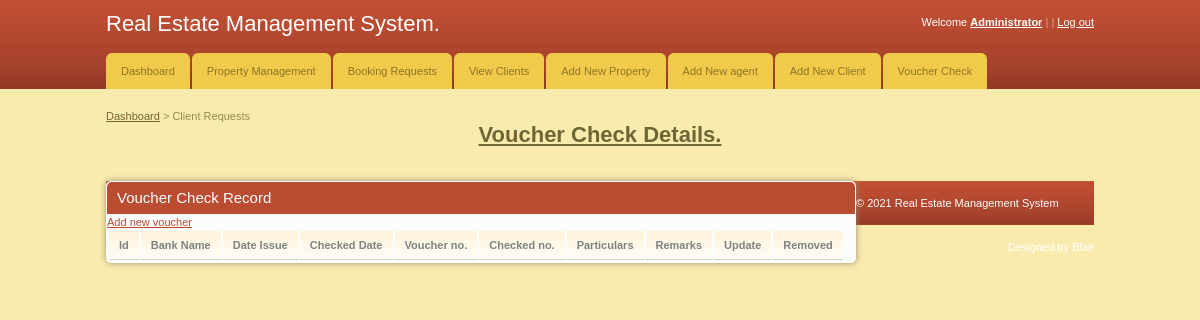
Before: /admin/view_voucher_check.php with the older database file.
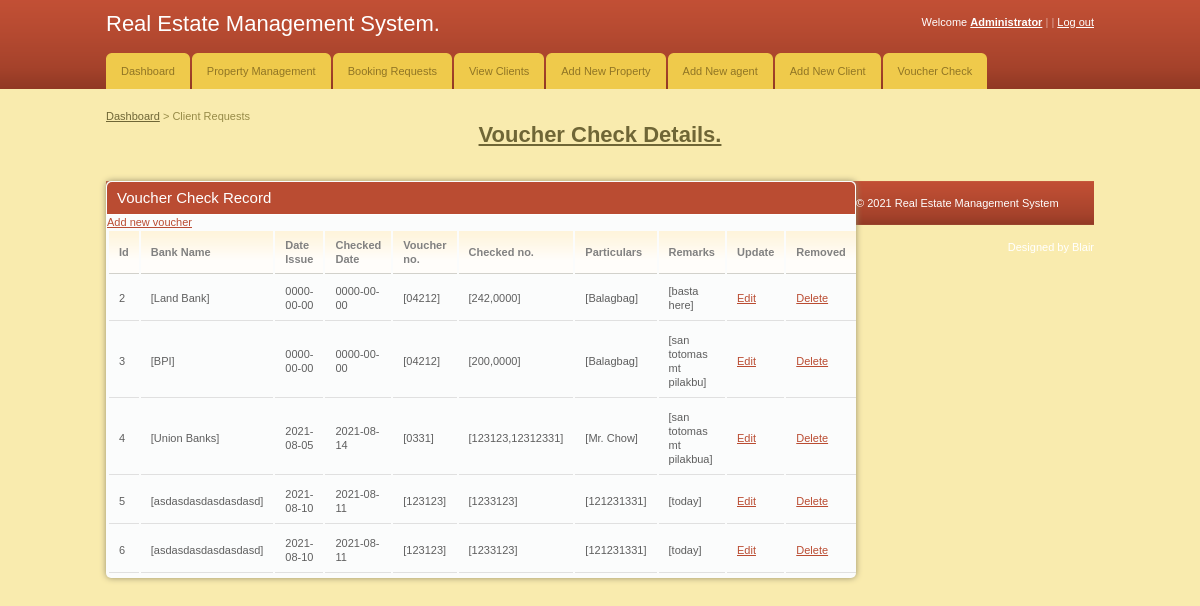
After: the same page with the newer database file.
### tables this page shows
CREATE TABLE `check` (
  `id` int(15) NOT NULL,
  `bank_name` varchar(255) NOT NULL,
  `date_issue` date NOT NULL,
  `checked_date` date NOT NULL,
  `voucher_no` varchar(255) NOT NULL,
  `checked_number` varchar(255) NOT NULL,
  `particulars` varchar(255) NOT NULL,
  `remarks` varchar(255) NOT NULL
);

### admin/view_voucher_check.php (the view, shortened to what this page needs)
<!DOCTYPE html PUBLIC "-//W3C//DTD XHTML 1.0 Transitional//EN" "http://www.w3.org/TR/xhtml1/DTD/xhtml1-transitional.dtd">
<html xmlns="http://www.w3.org/1999/xhtml">
<head>
	<link rel="stylesheet" href="css/style.css" type="text/css" media="all" />
</head>
<body>
<div id="header">
	<div class="shell">
		<?php
			include 'menu.php';
		?>
	</div>
</div>
<div id="container">
	<div class="shell">
		<div class="small-nav">
			<a href="index.php">Dashboard</a>
			<span>&gt;</span>
			Client Requests
			<center><h1><font color="green"><a href="studes.php"><u><b>Voucher Check Details.</b></u></a></font></h1></center>
		</div>
		<br />
		<div id="main">
			<div id="content">
				<div class="box">
					<div class="box-head">
						<h2 class="left">Voucher Check Record</h2>
					</div>
                    <a href="add_voucher.php">Add new voucher</a>
		<table class="table table-bordered table-hover">
			<thead>
				<tr>
					<th>Id</th>
					<th>Bank Name</th>
					<th>Date Issue</th>
					<th>Checked Date</th>
					<th>Voucher no.</th>
					<th>Checked no.</th>
					<th>Particulars</th>
					<th>Remarks</th>
					<th>Update</th>
					<th>Removed</th>
				</tr>
			</thead>
			<tbody>
           <?php
			include "../includes/config.php";
			$query = "SELECT * FROM `check`  ";
			$select_view = mysqli_query($connection,$query);
			while($row = mysqli_fetch_assoc($select_view)){
			$id         = $row['id'];
			$bankName    = $row['bank_name'];
			$dateIssue     = $row['date_issue'];
			$checkedDate    = $row['checked_date'];
			$voucherNum      = $row['voucher_no'];
			$checkNum     = $row['checked_number'];
			$particular       = $row['particulars'];
			$remarks       = $row['remarks'];
			echo "<tr>";
				echo "<td>$id</td>";
				echo "<td>$bankName</td>";
				echo "<td>$dateIssue</td>";
				echo "<td>$checkedDate</td>";
				echo "<td>$voucherNum</td>";
				echo "<td>$checkNum</td>";
				echo "<td>$particular</td>";
				echo "<td>$remarks</td>";
				echo "<td><a href='events.php?source=edit_event&edit_event_id={$id}'>Edit</a></td>";
				echo "<td><a onClick=\"javascript: return confirm('Are you sure you want to delete?');\" href='view_voucher_check.php?delete={$id}'>Delete</a></td>";
			echo "<tr>";
			}
			?>
			</tbody>
			</table>
		</div>
	</div>
</div>
<div id="footer">
	<div class="shell">
		<span class="left">&copy; <?php echo date("Y");?> Real Estate Management System</span>
		<span class="right">
			Designed by Blair</a>
		</span>
	</div>
</div>
</body>
</html>

### admin/menu.php (shortened to what this page needs)
<div id="top">
			<h1><a href="#">Real Estate Management System.</a></h1>
			<div id="top-navigation">
				Welcome <a href="#"><strong>Administrator</strong></a>
				<span>|</span>
				<span>|</span>
				<a href="logout.php">Log out</a>
			</div>
		</div>
<div id="navigation">
			<ul>
			    <li><a href="index.php"><span>Dashboard</span></a></li>
			    <li><a href="house_management.php"><span>Property Management</span></a></li>
			    <li><a href="client_requests.php"><span>Booking Requests</span></a></li>
			    <li><a href="view_clients.php"><span>View Clients</span></a></li>
				<li><a href="add_cars.php"><span>Add New Property</span></a></li>
				<li><a href="add_agent.php"><span>Add New agent</span></a></li>
				<li><a href="add_client.php"><span>Add New Client</span></a></li>
				<li><a href="view_voucher_check.php"><span>Voucher Check</span></a></li>
            </ul>
		</div>

### agent/css/style.css (style rules this page uses)
* { padding:0; margin:0; outline:0; }
body { background:#f9ebae; font-family: Verdana, sans-serif; font-size:11px; line-height:14px; color:#5e5e5e; }
a { color:#ba4c32; text-decoration: underline; cursor:pointer; }
.left, .alignleft { float:left; display:inline; }
.right, .alignright { float:right; display:inline; }
h1 { font-size:22px; line-height:24px; color:#fff; font-weight: normal; }
h1 a { color:#fff; text-decoration: none; }
h2 { font-size:15px; font-weight: normal; }
.shell { width:988px; margin:0 auto; }
#header { height:89px; background:url(images/header.gif); white-space:nowrap; }
#header h1 { float:left; display:inline; padding-top:12px; }
#top-navigation { float:right; white-space:nowrap; color:#fff; padding-top:15px; }
#top-navigation a { color:#fff; }
#top-navigation span { color:#dca598; }
#top { height:53px; }
#navigation { height:36px; }
#navigation ul { list-style-type: none; }
#navigation ul li { float:left; display:inline; margin-right:2px; }
#navigation ul li a, #navigation ul li a span { float:left; height:36px; background:url(images/tab.gif) no-repeat 0 0; padding:0 0 0 15px; }
#navigation ul li a span { background-position:right 0; padding:0 15px 0 0; }
#navigation ul li a { line-height:36px; color:#907525; text-decoration: none; }
#container { padding:20px 0; }
.small-nav { color:#978b48; padding-bottom:20px; }
.small-nav a { color:#6f6636; }
#content { float:left; width:750px; }
.table th { background:#fffdfa url(images/th.gif) repeat-x 0 0; color:#818181; text-align: left; padding:7px 10px; border-bottom:solid 1px #d2d1cb; }
.table td { background:#fbfcfc; border-bottom:solid 1px #e0e0e0; padding:8px 10px; }
.box { background:#fbfcfc; height:100%; padding:1px; margin-bottom:20px; }
.box-head { background:#ba4c32; height:32px; color:#fff; padding: 0 10px; line-height:32px; white-space:nowrap; border-bottom:solid 1px #fff; }
#footer { height:44px; background:url(images/footer.gif); line-height:44px; color:#fff; }
.box { -moz-border-radius:5px; -webkit-border-radius:5px; -moz-box-shadow: 0 0 6px #978f6c; -webkit-box-shadow: 0 0 6px #978f6c; }
.box-head { -moz-border-radius-topleft:5px; -moz-border-radius-topright:5px; -webkit-border-top-left-radius:5px; -webkit-border-top-right-radius:5px; }

Changed rows visible on the page:
added check: id "2", bank_name "[Land Bank]", date_issue "0000-00-00", checked_date "0000-00-00", voucher_no "[04212]", checked_number "[242,0000]", particulars "[Balagbag]", remarks "[basta here]"
added check: id "3", bank_name "[BPI]", date_issue "0000-00-00", checked_date "0000-00-00", voucher_no "[04212]", checked_number "[200,0000]", particulars "[Balagbag]", remarks "[san totomas mt pilakbu]"
added check: id "4", bank_name "[Union Banks]", date_issue "2021-08-05", checked_date "2021-08-14", voucher_no "[0331]", checked_number "[123123,12312331]", particulars "[Mr. Chow]", remarks "[san totomas mt pilakbua]"
added check: id "5", bank_name "[asdasdasdasdasdasd]", date_issue "2021-08-10", checked_date "2021-08-11", voucher_no "[123123]", checked_number "[1233123]", particulars "[121231331]", remarks "[today]"
added check: id "6", bank_name "[asdasdasdasdasdasd]", date_issue "2021-08-10", checked_date "2021-08-11", voucher_no "[123123]", checked_number "[1233123]", particulars "[121231331]", remarks "[today]"
